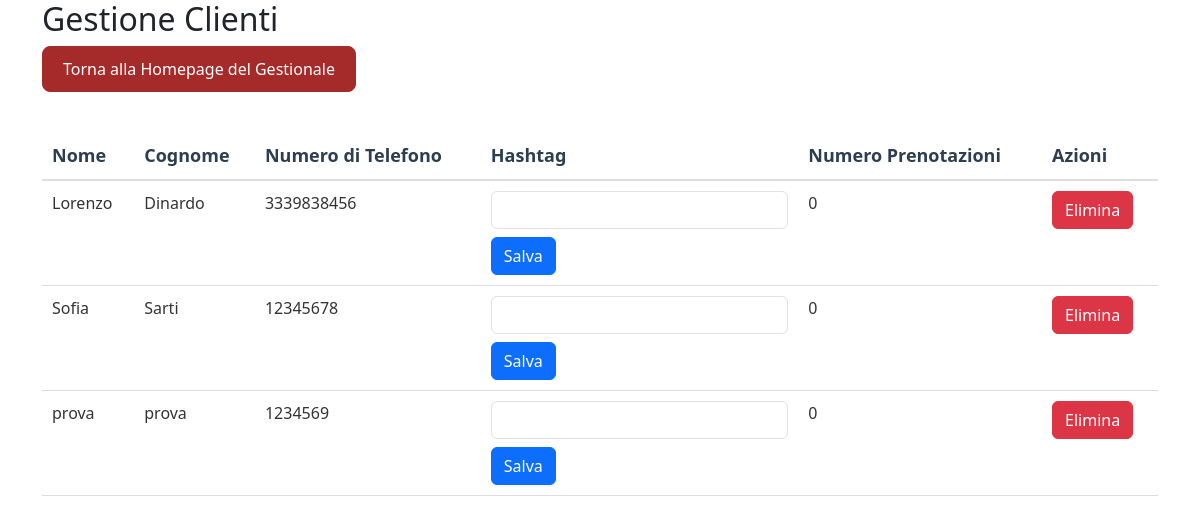
The page /gestionale/clienti/ (signed in) on the database as committed earlier.
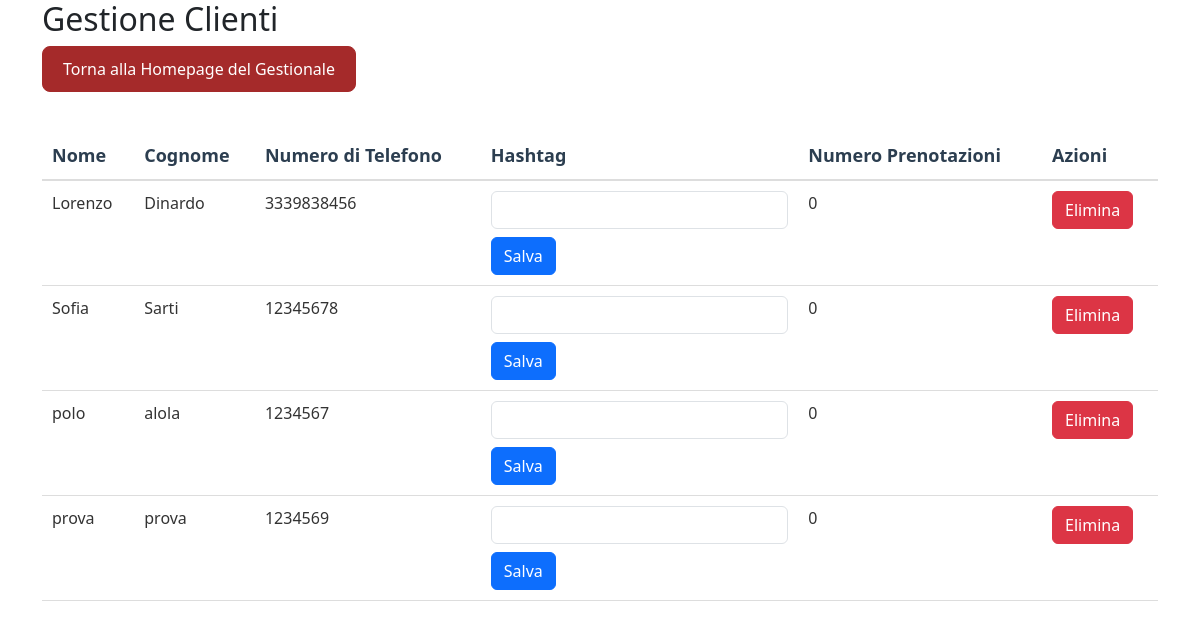
The same page on the database as committed later.
### gestionale/models.py (models this page shows, shortened)
class Customer(models.Model):
    first_name = models.CharField(max_length=100)
    last_name = models.CharField(max_length=100)
    phone_number = models.CharField(max_length=20)
    hashtag = models.CharField(max_length=100, blank=True, null=True, default="")
    numero_prenotazioni = models.IntegerField(default=0)

### gestionale/views.py (the view)
# urls.py: path('clienti/', views.clienti, name='clienti'),
@login_required
def clienti(request):
    customers = Customer.objects.all().order_by('last_name', 'first_name')
    hashtags = (
        Customer.objects
        .exclude(hashtag="")
        .values_list('hashtag', flat=True)
    )
    unique_hashtags = set(tag.strip() for tags in hashtags for tag in tags.split(',') if tag.strip())
    return render(request, 'gestionale/clienti.html', {
        'customers': customers,
        'unique_hashtags': unique_hashtags,
    })

### gestionale/templates/gestionale/clienti.html (shortened to what this page needs)
{% extends "base.html" %}
{% load static %}
{% block css_files %}
    <link rel="stylesheet" href="{% static 'gestionale/shared.css' %}">
{% endblock %}
{% block content %}
<div class="container">
    <h2>Gestione Clienti</h2>
    <a href="{% url 'gestionale:gestionale' %}" class="back-to-home">Torna alla Homepage del Gestionale</a>
    <table class="table">
        <thead>
            <tr>
                <th>Nome</th>
                <th>Cognome</th>
                <th>Numero di Telefono</th>
                <th>Hashtag</th>
                <th>Numero Prenotazioni</th>
                <th>Azioni</th>
            </tr>
        </thead>
        <tbody>
            {% for customer in customers %}
                <tr>
                    <td>{{ customer.first_name }}</td>
                    <td>{{ customer.last_name }}</td>
                    <td>{{ customer.phone_number }}</td>
                    <td>
                        <form method="post" action="{% url 'gestionale:update_hashtag' customer.id %}">
                            <input type="text" id="hashtag_{{ customer.id }}" name="hashtag"
                                   value="{{ customer.hashtag }}" class="form-control"
                                   list="suggested-hashtags"
                                   oninput="validateHashtagCount(this)" />
                            <button type="submit" class="btn btn-primary mt-2">Salva</button>
                        </form>
                    </td>
                    <td>{{ customer.numero_prenotazioni }}</td>
                    <td>
                        <a href="{% url 'gestionale:delete_customer' customer.id %}" class="btn btn-danger">Elimina</a>
                    </td>
                </tr>
            {% endfor %}
        </tbody>
    </table>
</div>
{% endblock %}

Rows that differ between the two databases and show on the page:
added Customer: first_name "polo", last_name "alola", phone_number "1234567", numero_prenotazioni "0"
